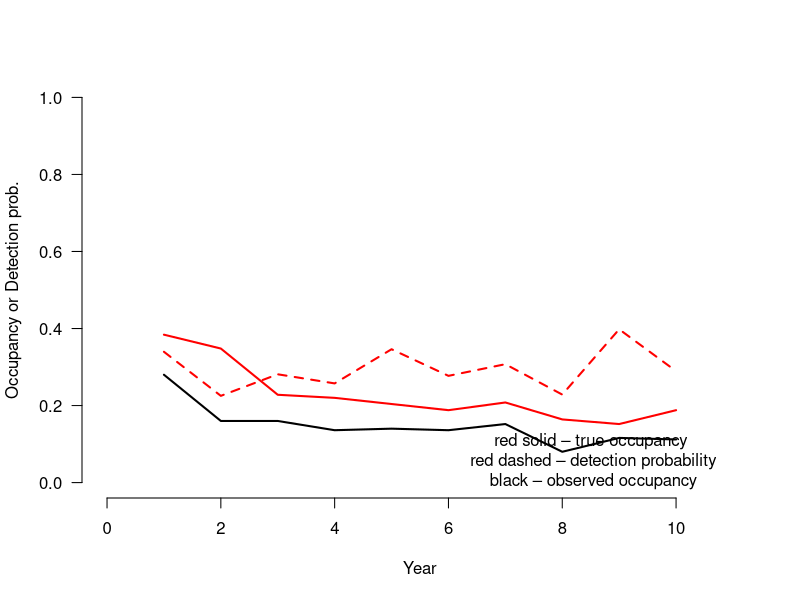

Recreate this plot in R. (Note: this script raises an error after producing the figure.)
# This script builds a dynamic occupancy model for a single species using simulated data. A dynamic occupancy model estimates changes in z, probability of occupancy, across seasons. Followed model in section 13.5 of Bayesian Population Analysis (Kery & Schaub 2012).

# Seasons over a series of years represent an common, natural grouping factor, where each year is the primary sampling occasion and the surveys within each year are secondary sampling occasions. It is natural then to assume closure among secondary seasons within a primary season.


# Generate data -------------
# Function to simulate detection/nondetection data for dynamic site-occ model. Annual variation in probabilities of patch survival, colonization and detection is specified by the bounds of a uniform distribution. 
data.fn <- function( R = 250,  #number of sites across a population
                     J = 3, #number of replicate surveys
                     K= 10, #number of survey seasons
                     psi1 = 0.4, #occupancy probability in first year 
                     range.p = c(0.2, 0.4), #bounds of uniform dist from which annual p is drawn 
                     range.phi = c(0.6, 0.8), #bounds of uniform dist from which survival prob is drawn 
                     range.gamma = c(0, 0.1) #bounds of uniform dist from which colonization prob is drawn 
                     ) { 

    # Set up some required arrays 
    site <- 1:R 
    year <- 1:K 
    psi <- rep(NA, K) # Occupancy probability
    muZ <- z <- array(dim = c(R, K)) # Expected and realized occurrence 
    y <- array(NA, dim = c(R, J, K)) # Detection histories
    
    # Determine initial occupancy and demographic parameters 
    psi[1] <- psi1 # Initial occupancy probability
    p <- runif(n = K, min = range.p[1], max = range.p[2]) 
    phi <- runif(n = K-1, min = range.phi[1], max = range.phi[2]) 
    gamma <- runif(n = K-1, min = range.gamma[1], max = range.gamma[2])
    
    # Generate latent states of occurrence 
    # First year 
    z[,1] <- rbinom(R, 1, psi[1]) # Initial occupancy state
    
    # Later years 
    for(i in 1:R){ # Loop over sites
        for(k in 2:K){ # Loop over years
            muZ[k] <- z[i, k-1]*phi[k-1] + (1-z[i, k-1])*gamma[k-1] # Prob for occ.
            z[i,k] <- rbinom(1, 1, muZ[k]) 
        }#k
    }#i
    
    # Plot realised occupancy 
    plot(year, apply(z, 2, mean), type = "l", xlab = "Year", ylab = "Occupancy or Detection prob.", 
         col = "red", xlim = c(0,K+1), ylim = c(0,1), lwd = 2, lty = 1, frame.plot = FALSE, las = 1) 
    lines(year, p, type = "l", col = "red", lwd = 2, lty = 2)
    
    # Generate detection/nondetection data 
    for(i in 1:R){ 
        for(k in 1:K){ 
            prob <- z[i,k] * p[k] 
            for(j in 1:J){ 
                y[i,j,k] <- rbinom(1, 1, prob) 
            }#j
        }#k
    }#i
    
    # Compute annual population occupancy 
    for (k in 2:K){ 
        psi[k] <- psi[k-1]*phi[k-1] + (1-psi[k-1])*gamma[k-1] 
    }
    
    # Plot apparent occupancy 
    psi.app <- apply(apply(y, c(1,3), max), 2, mean) 
    lines(year, psi.app, type = "l", col = "black", lwd = 2) 
    text(0.85*K, 0.06, labels = "red solid – true occupancy\n red dashed – detection probability\n black – observed occupancy")
    
    # Return data 
    return(list(R = R, J = J, K= K, psi = psi, psi.app = psi.app, z = z, phi = phi, gamma = gamma, p = p, y = y))
}

data <- data.fn() #AIS added in these two lines to make variables from data.fn() readable - I wonder how they did it without
list2env(data, envir = .GlobalEnv)

# Bundle data
str(JAGSdata <- list(y = y, 
                     nsite = dim(y)[1], 
                     nrep = dim(y)[2], 
                     nyear = dim (y)[3])) 
# Initial values 
zst <- apply(y, c(1, 3), max) 
# Observed occurrence as inits for z 
JAGSinits <- function(){ list(z = zst)} 
# Parameters monitored 
JAGSparams <- c("psi", "phi", "gamma", "p", "n.occ", "growthr", "turnover")

# MCMC settings
nc <- 3 #MCMC chains         
ni <- 2500 #MCMC iterations
nb <- 500 #MCMC burnin
nt <- 4  #MCMC thin

# JAGS model
JAGSout <- jags(data = JAGSdata,
                 inits = JAGSinits,
                 parameters.to.save = JAGSparams,
                 model.file = "occupancy/03_bpa_dynamic_single-sp_JAGS.txt",
                 n.chains = nc,
                 n.iter = ni,
                 n.burnin = nb,
                 n.thin = nt)

print(JAGSout, dig=2) #AIS since growthr means are all <1, tht means that the occupancy probability shrunk each year? Also, how to interpret turnover... extinction*colonization from last year over survival this year
names(JAGSout)
plot(JAGSout) 

#AIS when viewing the following output, if the data does not fall within two sd of the model-estimated mean, does that indicate a poorly fit model?
# Occupancy probability
print(cbind(data$psi, JAGSout$summary[1:K, c(1, 2, 3, 7)]), dig = 3) 
# Survival probability
print(cbind(data$phi, JAGSout$summary[(K+1):(K+(K-1)), c(1, 2, 3, 7)]), dig = 3) 
# Colonization probability
print(cbind(data$gamma, JAGSout$summary[(2*K):(2*K+(K-2)), c(1, 2, 3, 7)]), dig = 3) 
# Detection probability
print(cbind(data$p, JAGSout$summary[(3*K-1):(4*K-2), c(1, 2, 3, 7)]), dig = 3)

# Plot occupancy through seasons
plot(1:K, data$psi, type = "l", xlab = "Year", ylab = "Occupancy probability", col = "red", xlim = c(0,K+1), ylim = c(0,1), lwd = 2, lty = 1, frame.plot = FALSE, las = 1)
lines(1:K, data$psi.app, type = "l", col = "black", lwd = 2) 
points(1:K, out$mean$psi, type = "l", col = "blue", lwd = 2) 
segments(1:K, out$summary[1:K,3], 1:K,out$summary[1:K,7], col = "blue", lwd = 1)
